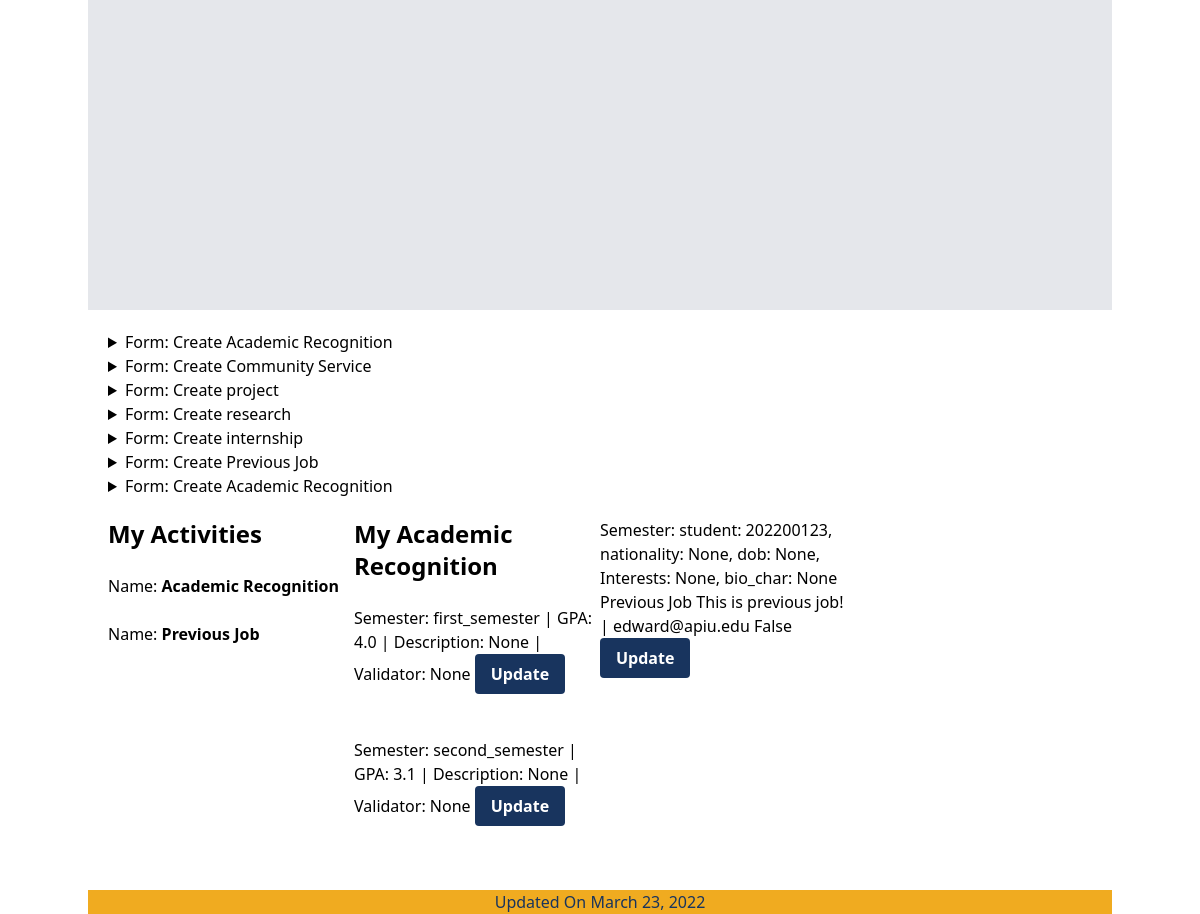
The app's page / (signed in, lower part), older data.
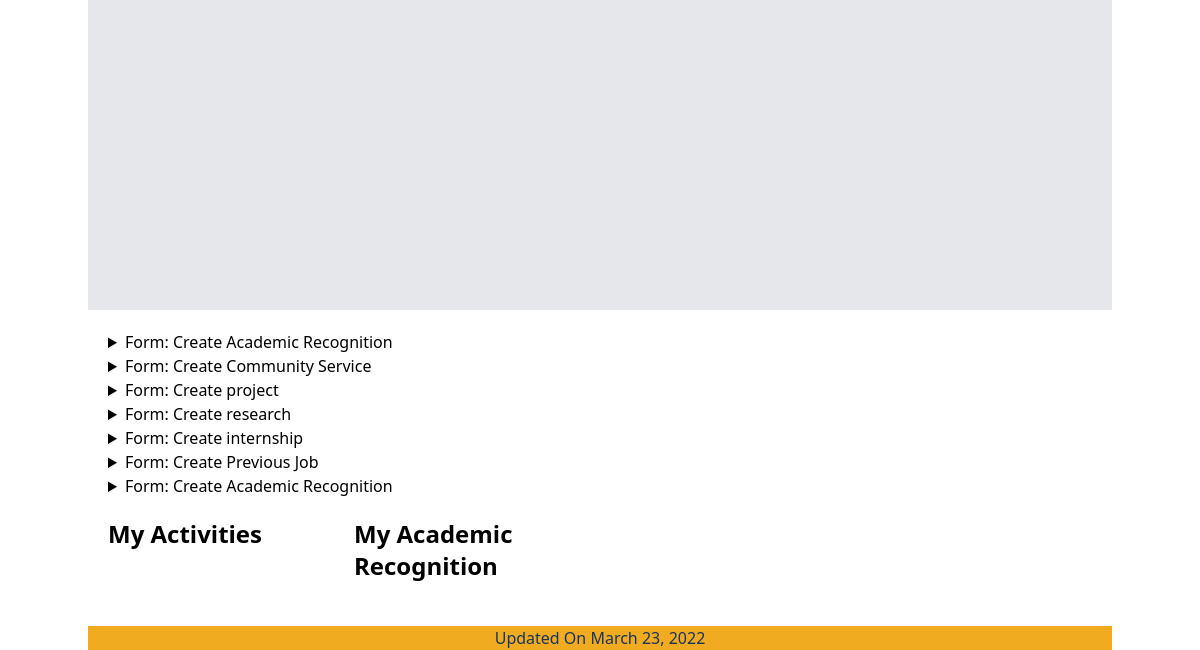
The same page, newer data.
### spapp/models.py (models this page shows, shortened)
class Activity(models.Model):
    student = models.ForeignKey(Student, on_delete=models.CASCADE)
    activity_name = models.CharField(max_length=30, null=True)
    description = models.TextField(null=True)
    from_date = models.DateField(null=True)
    to_date = models.DateField(null=True)
    validator = models.ForeignKey(
        Validator, null=True, on_delete=models.SET_NULL)
    verification_status = models.BooleanField(default=False)
    rewarded_points = models.IntegerField(default=0)
    def __str__(self):
        return f"{self.student} {self.activity_name} {self.description} | {self.validator} {self.verification_status}"

class AcademicRecognition(models.Model):
    SEMESTER = [('first_semester', 'First Semester'),
                ('second_semester', 'Second Semester')]
    activity = models.OneToOneField(
        Activity, on_delete=models.CASCADE, related_name="academic_recognition")
    semester = models.CharField(max_length=30, choices=SEMESTER)
    gpa = models.FloatField(max_length=3)
    year = models.IntegerField(default=2015)

class PreviousJob(models.Model):
    activity = models.OneToOneField(
        Activity, on_delete=models.CASCADE, related_name="previous_job")

class Student(models.Model):
    user = models.OneToOneField(User, on_delete=models.CASCADE)
    id_number = models.CharField(max_length=10)
    date_of_birth = models.DateField(null=True)
    nationality = models.CharField(max_length=30, null=True)
    major = models.ForeignKey(Major, on_delete=models.CASCADE, null=True)
    bio_char = models.CharField(max_length=100, null=True)
    interests = models.CharField(max_length=100, null=True)
    phone_number = models.CharField(max_length=12, null=True)
    image = models.ImageField(upload_to='theme/static/user_image', null=True)
    website = models.CharField(max_length=12, null=True)
    def __str__(self):
        return f"student: {self.user}, nationality: {self.nationality}, dob: {self.date_of_birth}, Interests: {self.interests}, bio_char: {self.bio_char}"

class Validator(models.Model):
    name = models.CharField(max_length=50)
    phone_number = models.CharField(max_length=50)
    email = models.CharField(max_length=50)
    verified = models.BooleanField(default=False)
    created_by = models.ForeignKey(User, null=True, on_delete=models.SET_NULL)
    def __str__(self):
        return f"{self.email}"

### spapp/views.py (the view)
# urls.py: path('', views.DashboardPage.as_view(), name='dashboard'),
class DashboardPage(LoginRequiredMixin, generic.TemplateView):
    login_url = 'spapp:login'
    template_name = "pages/student/dashboard.html"
    def get_context_data(self, **kwargs):
        context = super().get_context_data(**kwargs)
        try:
            student = Student.objects.get(user=self.request.user)
            context = {
                'jobs': Job.objects.all(),
                'activities': Activity.objects.filter(student=student),
                'ars': AcademicRecognition.objects.filter(activity__student=student),
                'pjs': PreviousJob.objects.filter(activity__student=student),
                'activity_form': ActivityForm,
                'ar_form': ARForm,
                'cs_form': CSForm,
                'project_form': ProjectForm,
                'research_form': ResearchForm,
                'internship_form': InternshipForm,
                'pj_form': PJForm,
                'v_form': ValidatorForm
            }
        except:
            print('Not a student!')
        return context

### spapp/models.py (called while the page is built)
    def __str__(self):
        return f"{self.title}"

### theme/templates/pages/student/dashboard.html (shortened to what this page needs)
{% extends "components/student/layout.html" %}
{% block content %}
<div class="bg-gray-200 px-16 pt-12 h-screen w-full flex gap-4">
    <div class="w-2/3">
    </div>
    <div class="w-1/3">
    </div>
  </div>
<div class="grid grid-cols-1 md:grid-cols-3 m-5">
    <div>
  {% include 'components/student/create_form.html' with title="Create Academic Recognition" form=ar_form  url="create-ar" %}
  {% include 'components/student/create_form.html' with title="Create Community Service" form=cs_form activity=activity_form url="create-cs" %}
  {% include 'components/student/create_form.html' with title="Create project" form=project_form  url="create-project" activity=activity_form %}
  {% include 'components/student/create_form.html' with title="Create research" form=research_form  url="create-research" activity=activity_form %}
  {% include 'components/student/create_form.html' with title="Create internship" form=activity_form  url="create-internship" %}
  {% include 'components/student/create_form.html' with title="Create Previous Job" form=activity_form url="create-pj" %}
      {% include 'components/student/create_form.html' with title="Create Academic Recognition" form=ar_form  url="create-ar" %}
    </div>
    <div>
    </div>
</div>
<div class="grid grid-cols-1 md:grid-cols-4 m-5 ">
    <div>
        <b><h3>My Activities</h3></b><br>
        {% for activity in activities %}
            {% ifchanged %}
                <div class="mt-0">
                    Name: <strong>{{activity.activity_name}}</strong><br>
                </div><br>
            {% endifchanged %}
        {% endfor %}
    </div>
    <div>
        <b><h3>My Academic Recognition</h3></b><br>
        {% for ar in ars %}
            <div class="mb-5">
                Semester: {{ar.semester}} |
                GPA: {{ar.gpa}} |
                Description: {{ar.activity.description}} |
                Validator: {{ar.activity.validator}}
                <button class="bg-primary text-white font-bold py-2 px-4 rounded">
                    <a href="{% url 'spapp:update-ar' ar.id %}">Update</a>
                </button><br><br>
            </div>
        {% endfor %}
    </div>
    <div>
        {% for pj in pjs %}
            <div class="mb-5">
                Semester: {{pj.activity}}
                <button class="bg-primary text-white font-bold py-2 px-4 rounded">
                    <a href="">Update</a>
                </button><br><br>
            </div>
        {% endfor %}
    </div>
</div>
{% endblock %}

Row changes from the older to the newer data that the page shows:
removed Activity: activity_name "Academic Recognition"
removed Activity: activity_name "Previous Job"
removed AcademicRecognition: semester "first_semester", gpa "4.0", activity.description "None", activity.validator "None"
removed AcademicRecognition: semester "second_semester", gpa "3.1", activity.description "None", activity.validator "None"
removed PreviousJob: activity "student: 202200123, nationality: None, dob: None, Interests: None, bio_char: None Previous Job This is previous job! | edward@apiu.edu False"
